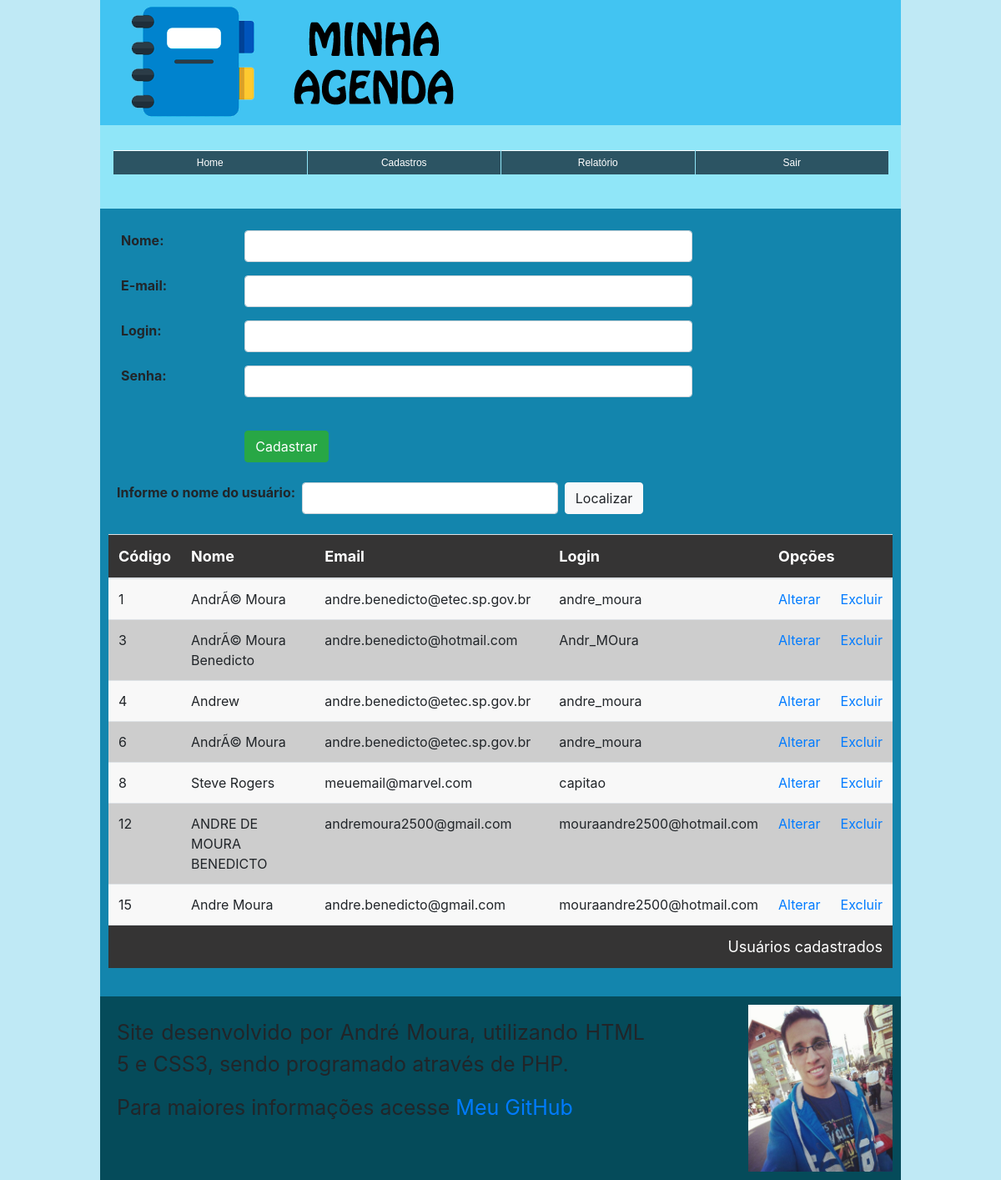
The app's page /sistema/index.php?pg=usuario (signed in) with its own data.
### tables this page shows
CREATE TABLE IF NOT EXISTS `usuario` (
  `usu_cod` INT NOT NULL AUTO_INCREMENT,
  `usu_nome` VARCHAR(45) NULL,
  `usu_email` VARCHAR(45) NULL,
  `usu_login` VARCHAR(45) NULL,
  `usu_senha` VARCHAR(45) NULL,
  PRIMARY KEY (`usu_cod`));

### sistema/index.php (called while the page is built, shortened)
<?php
	include_once './class/Usuario.php';
	include_once './class/Conexao.php';
	include_once './class/DAL/DALUsuario.php';
	include_once './views/index.php';

### sistema/views/listar_usuario.php (called while the page is built, shortened)
<?php
	$usuario = new Usuario();
	$valor = isset($_POST['localizar']) ? $_POST['usu_nome'] : '';
	$con = new Conexao();
	$dal = new DalUsuario($con);
	$resultado = $dal->localizar($valor);
	$par = false;
	include_once './views/view_usuario.php';

### sistema/class/Usuario.php (called while the page is built, shortened)
<?php
	class Usuario extends Pessoa
	{
		public function __get($atributo)
		{
			return $this->$atributo;
		}
	}

### sistema/class/Conexao.php (called while the page is built, shortened)
<?php
	class Conexao
	{
		public function __get($atributo)
		{
			return $this->$atributo;
		}
		public function Conectar()
		{
			try {
				$this->pdo = new PDO(
					"mysql:dbname={$this->__get('nome_banco')};host={$this->__get('servidor')};charset=utf8",
					$this->__get('usuario'),
					$this->__get('senha')
				);
			} catch (PDOException $e) {
				die('Erro de conexão (' . $e->getMessage() . ')');
			}
		}
	}

### sistema/class/DAL/DALUsuario.php (called while the page is built, shortened)
<?php
	class DALUsuario
	{
		private $conexao;
		public function __construct($conexao)
		{
			$this->conexao = $conexao->__get('pdo');
		}
		public function localizar($nome = '')
		{
			$sql = 'SELECT * FROM usuario WHERE usu_nome LIKE :nome';
			$stmt =  $this->conexao->prepare($sql);
			$stmt->bindValue(':nome', "%$nome%");
			$stmt->execute();
			return $stmt;
		}
	}

### sistema/views/view_usuario.php (the view)
<form method="POST" action="./index.php?pg=usuario">
	<div class="container">
		<div class="form-row mt-3">
			<label class="col-sm-2" for="usu_nome"><strong>Nome:</strong></label>
			<input type="text" name="usu_nome" size="100" value="<?= $usuario->__get('nome') ?>" class=" form-control col-sm-7" style="position: unset;">
		</div>
		<div class="form-row mt-3">
			<label class="col-sm-2" for="usu_email"><strong>E-mail:</strong></label>
			<input type="email" name="usu_email" size="100" value="<?= $usuario->__get('email') ?>" class="form-control col-sm-7">
		</div>
		<div class="form-row mt-3">
			<label class="col-sm-2" for="usu_login"><strong>Login:</strong></label>
			<input type="text" name="usu_login" size="42" value="<?= $usuario->__get('login') ?>" class="form-control col-sm-7">
		</div>
		<div class="form-row mt-3">
			<label class="col-sm-2" for="usu_nome"><strong>Senha:</strong></label>
			<input type="password" name="usu_senha" size="42" value="<?= $usuario->__get('senha') ?>" class="form-control col-sm-7">
		</div>
		<div class="form-row mt-3">
			<div class="col-sm-2"></div>
			<div class="mt-4">
				<?php if ($usuario->__get('codigo') == 0) : ?>
					<button name="btinserir" class="btn btn-success">Cadastrar</button>
                <?php else : ?>
                    <input type="submit" name="btalterar" value="Salvar" class="btn btn-success">
                    <input type="submit" name="btcancelar" value="Cancelar" class="btn btn-secondary">
                    <input type="hidden" name="usu_cod" value="<?= $usuario->__get('codigo') ?>">
                <?php endif ?>
			</div>
		</div>
	</div>
</form>
<form method="POST">
	<div class="container">
		<div class="form-row mt-4">
			<label for="usu_nome"><strong>Informe o nome do usuário:</strong></label>
			<input type="text" name="usu_nome" class="ml-2 form-control col-sm-4">
			<button name="localizar" class="ml-2 btn btn-light">Localizar</button>
		</div>
	</div>
</form>
<table class="table table-border w-100 mt-4">
	<thead>
		<tr>
			<th width="4%">Código</th>
			<th width="22%">Nome</th>
			<th width="31%">Email</th>
			<th width="25%">Login</th>
			<th colspan="2">Opções</th>
		</tr>
	</thead>
	<tfoot>
		<tr>
			<td colspan="6">Usuários cadastrados</td>
		</tr>
	</tfoot>
	<tbody>
		<?php foreach ($resultado->fetchAll(PDO::FETCH_OBJ) as $registro) : ?>
			<?php $link_excluir = 'index.php?pg=usuario&op=excluir&cod=' . $registro->usu_cod; ?>
			<?php $link_alterar = 'index.php?pg=usuario&op=alterar&cod=' . $registro->usu_cod; ?>
			<tr>
				<td class="<?= ($par) ? 'listaPar' : 'listaImpar' ?>">
					<?= $registro->usu_cod ?>
				</td>
				<td class="<?= ($par) ? 'listaPar' : 'listaImpar' ?>">
					<?= $registro->usu_nome ?>
				</td>
				<td class="<?= ($par) ? 'listaPar' : 'listaImpar' ?>">
					<?= $registro->usu_email ?>
				</td>
				<td class="<?= ($par) ? 'listaPar' : 'listaImpar' ?>">
					<?= $registro->usu_login ?>
				</td>
				<td width="6%" class="<?= ($par) ? 'listaPar' : 'listaImpar' ?>">
					<a href="<?= $link_alterar ?>">Alterar</a>
				</td>
				<td width="6%" class="<?= ($par) ? 'listaPar' : 'listaImpar' ?>">
					<a href="<?= $link_excluir ?>">Excluir</a>
				</td>
			</tr>
			<?php $par = !$par ?>
		<?php endforeach ?>
	</tbody>
</table>

### sistema/views/index.php (shortened to what this page needs)
<!DOCTYPE html>
<html lang="pt-br">
<head>
	<link rel="stylesheet" href="https://stackpath.bootstrapcdn.com/bootstrap/4.1.3/css/bootstrap.min.css">
	<link rel="stylesheet" type="text/css" href="./css/estilo.css">
</head>
<body>
	<header>
	</header>
	<nav>
		<?php include_once './estrutura/menu.php' ?>
	</nav>
	<main>
		<article class="mb-4">
			<?php include_once './estrutura/principal.php' ?>
		</article>
	</main>
	<footer>
		<?php include_once 'estrutura/rodape.php' ?>
	</footer>
</body>
</html>

### sistema/estrutura/menu.php (shortened to what this page needs)
<ul class="nav row">
	<li class="nav-item col-3 px-0"><a href="./index.php">Home</a></li>
	<li class="nav-item col-3 px-0">
		<a href="">Cadastros</a>
	</li>
	<li class="nav-item col-3 px-0">
		<a href="">Relatório</a>
	</li>
	<li class="nav-item col-3 px-0"><a href="./views/logout.php">Sair</a></li>
</ul>

### sistema/estrutura/principal.php (shortened to what this page needs)
<?php
	if (isset($_SESSION['login'])) {
		if (isset($_GET['pg'])) {
			$pagina = $_GET['pg'];
		} else {
			$pagina = 'home';
		}
	} else {
		$pagina = 'login';
	}
	switch ($pagina) {
		case 'usuario':
			include_once './views/listar_usuario.php';
			break;
	}

### sistema/estrutura/rodape.php
<div id="footer1">
	<p>
		Site desenvolvido por André Moura, utilizando HTML 5 e CSS3, sendo programado através de PHP.
	</p>
	<p>
		Para maiores informações acesse <a href="https://github.com/andr3m0ur4">Meu GitHub</a>
	</p>
</div>
<div id="footer2">
	<img id="myphoto" src="./image/andre.jpg">
</div>

### sistema/css/estilo.css (style rules this page uses)
* { margin: 0; padding: 0; border: 0; font-size: 100%; vertical-align: baseline; }
article, aside, details, figcaption, figure, footer, header, hgroup, nav, section, address, main { display: block; }
audio, canvas, video, img, picture, embed, iframe { display: inline-block; max-width: 100%; }
body { background-color: #BFE9F5; margin-top: 0; }
header { height: 150px; width: 80%; background-color: #42c4f2; background-image: url(../image/header.png); background-repeat: no-repeat; margin: 0 auto; padding: 10px; }
nav { height: 100px; width: 80%; background-color: #90E6F8; margin: 0 auto; padding: 30px; }
main { height: auto; width: 80%; background-color: #1385AD; margin: 0 auto; padding: 10px; }
footer p { text-align: justify; font-size: 25px; margin: 15px; margin-left: 10px; }
footer img { padding-left: 15px; }
#footer1 { float: left; width: 70%; }
#footer2 { float: right; width: 20%; }
footer { width: 80%; background-color: #054B5A; margin: 0 auto; padding: 10px; height: 220px; }
#myphoto { height: 200px; }
nav ul { font-family: Arial, Verdana; font-size: 12px; margin: 0px 52px; padding: 0; list-style: none; }
nav ul li { display: block; position: relative; }
nav ul li a { display: block; text-decoration: none; text-align: center; color: #ffffff; border-top: 1px solid #ffffff; padding: 5px 15px 5px 15px; background: #2C5463; margin-left: 1px; white-space: nowrap; }
thead { background: #353434; font-size: 18px; color: #FFFFFF; }
tfoot { background: #353434; font-size: 18px; color: #FFFFFF; text-align: right; }
td.listaPar { background: #CDCDCD; }
td.listaImpar { background: #F8F8F8; }

### records on screen
usuario: usu_cod "1", usu_nome "AndrÃ© Moura", usu_email "andre.benedicto@etec.sp.gov.br", usu_login "andre_moura"
usuario: usu_cod "3", usu_nome "AndrÃ© Moura Benedicto", usu_email "andre.benedicto@hotmail.com", usu_login "Andr_MOura"
usuario: usu_cod "4", usu_nome "Andrew", usu_email "andre.benedicto@etec.sp.gov.br", usu_login "andre_moura"
usuario: usu_cod "6", usu_nome "AndrÃ© Moura", usu_email "andre.benedicto@etec.sp.gov.br", usu_login "andre_moura"
usuario: usu_cod "8", usu_nome "Steve Rogers", usu_email "meuemail@marvel.com", usu_login "capitao"
usuario: usu_cod "12", usu_nome "ANDRE DE MOURA BENEDICTO", usu_email "andremoura2500@gmail.com", usu_login "mouraandre2500@hotmail.com"
usuario: usu_cod "15", usu_nome "Andre Moura", usu_email "andre.benedicto@gmail.com", usu_login "mouraandre2500@hotmail.com"
